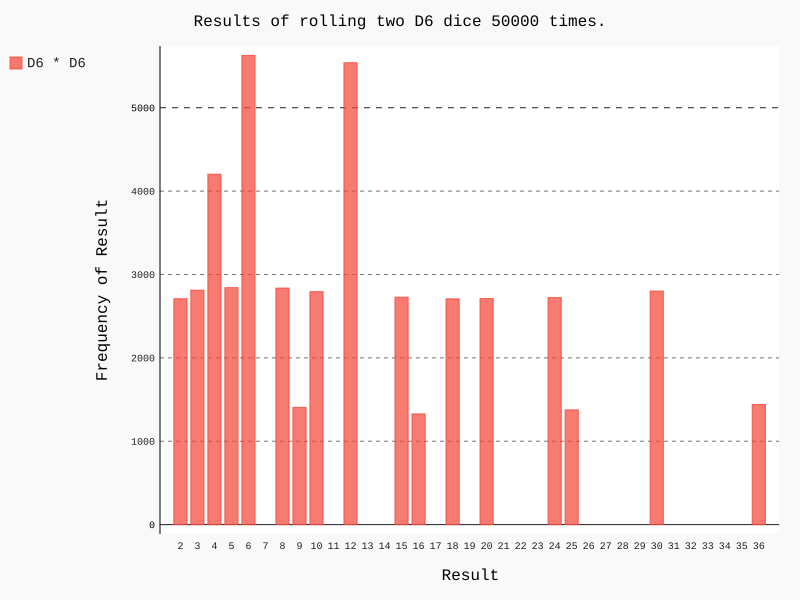

Source code (Python):
# 12.09.2017
from die import Die

import pygal

# Create two D6 dice.
die_1 = Die()
die_2 = Die()

# Make same rolls, and store results in a list.
results = [die_1.roll() * die_2.roll() for roll_num in range(50000)]

# Analyze the results.
max_result = die_1.num_sides * die_2.num_sides
frequencies = [results.count(value) for value in range(2, max_result+1)]

# Visualize the results.
hist = pygal.Bar()

hist.title = "Results of rolling two D6 dice 50000 times."
hist.x_labels = [str(num) for num in range(2, 37)]
hist.x_title = "Result"
hist.y_title = "Frequency of Result"

hist.add('D6 * D6', frequencies)
hist.render_to_file('dice_visual.svg')
